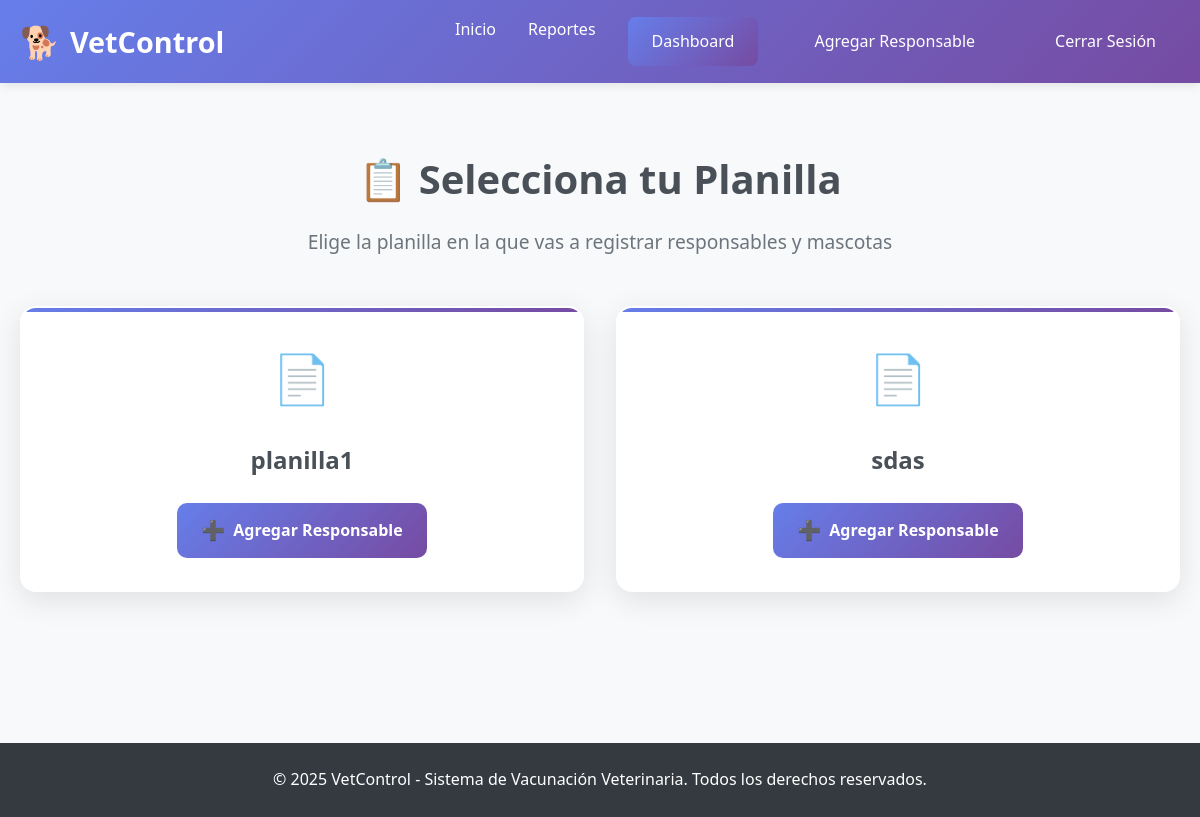
/api/responsables/seleccionar/ (signed in), run on an earlier commit of the app's database.
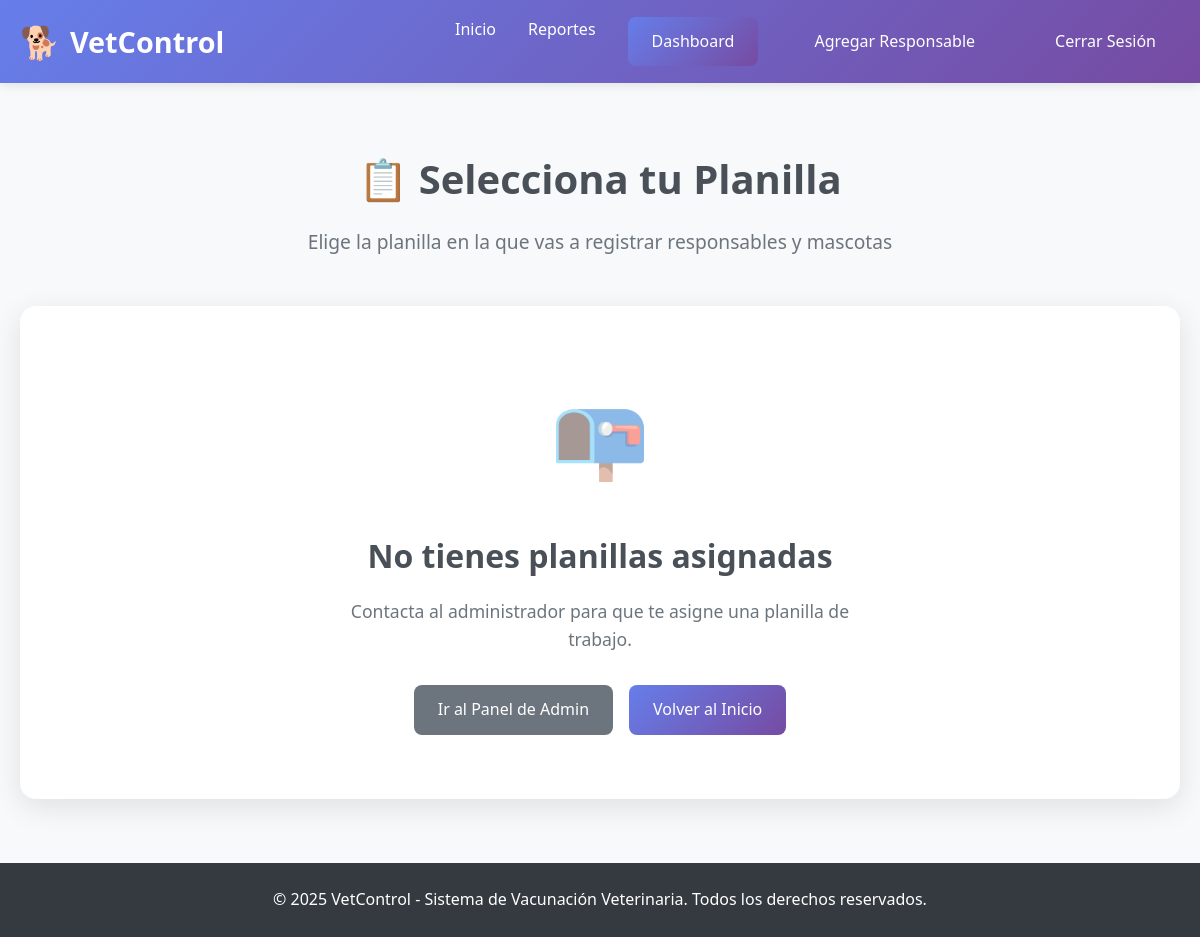
And on a later commit of the database.
### api/models.py (models this page shows, shortened)
class Planilla(models.Model):
    TIPO_ZONA_CHOICES = [
        ('urbano', 'Urbano'),
        ('rural', 'Rural'),
    ]
    nombre = models.CharField(max_length=100)
    assigned_to = models.ForeignKey(
        settings.AUTH_USER_MODEL,
        on_delete=models.CASCADE,
        related_name='planillas',
        help_text='Vacunador que creó la planilla'
    )
    tecnico_asignado = models.ForeignKey(
        settings.AUTH_USER_MODEL,
        on_delete=models.SET_NULL,
        related_name='planillas_asignadas',
        null=True,
        blank=True,
        help_text='Técnico asignado para revisar la planilla'
    )
    vacunadores_adicionales = models.ManyToManyField(
        settings.AUTH_USER_MODEL,
        related_name='planillas_como_vacunador_adicional',
        blank=True,
        limit_choices_to={'tipo_usuario': 'vacunador'},
        help_text='Vacunadores adicionales asignados a esta planilla'
    )
    tecnicos_adicionales = models.ManyToManyField(
        settings.AUTH_USER_MODEL,
        related_name='planillas_como_tecnico_adicional',
        blank=True,
        limit_choices_to={'tipo_usuario': 'tecnico'},
        help_text='Técnicos adicionales asignados para revisar esta planilla'
    )
    municipio = models.CharField(max_length=100, default="Sin especificar", help_text="Nombre del municipio")
    urbano_rural = models.CharField(max_length=10, choices=TIPO_ZONA_CHOICES, default="urbano", help_text="Tipo de zona: urbano o rural")
    centro_poblado_vereda_barrio = models.CharField(max_length=100, default="Sin especificar", help_text="Centro poblado, vereda o barrio")
    zona = models.CharField(max_length=100, default="Sin especificar", help_text="Zona específica")
    creada = models.DateTimeField(auto_now_add=True)
    class Meta:
        verbose_name = "Municipio"
        verbose_name_plural = "Municipios"

### api/views.py (the view)
# urls.py: path('responsables/seleccionar/', views.elegir_planilla, name='elegir_planilla'),
@login_required
def elegir_planilla(request):
    planillas = Planilla.objects.filter(assigned_to=request.user)
    return render(request, 'api/elegir_planilla.html', {
        'planillas': planillas
    })

### api/templates/api/elegir_planilla.html (shortened to what this page needs)
{% extends 'api/base.html' %}
{% block content %}
<div class="planilla-selection">
  <div class="selection-header">
    <h1>📋 Selecciona tu Planilla</h1>
    <p>Elige la planilla en la que vas a registrar responsables y mascotas</p>
  </div>
  {% if planillas %}
  <div class="planillas-grid">
    {% for planilla in planillas %}
    <div class="planilla-card">
      <div class="planilla-icon">
        📄
      </div>
      <div class="planilla-info">
        <h3>{{ planilla.nombre }}</h3>
      </div>
      <div class="planilla-actions">
        <a href="{% url 'crear_responsable' planilla_id=planilla.id %}" class="btn-select-planilla">
          <span class="btn-icon">➕</span>
          Agregar Responsable
        </a>
      </div>
    </div>
    {% endfor %}
  </div>
  {% else %}
  <div class="no-planillas">
    <div class="no-planillas-icon">📭</div>
    <h2>No tienes planillas asignadas</h2>
    <p>Contacta al administrador para que te asigne una planilla de trabajo.</p>
    <div class="no-planillas-actions">
      <a href="/admin/" class="btn btn-secondary">Ir al Panel de Admin</a>
      <a href="{% url 'landing' %}" class="btn btn-primary">Volver al Inicio</a>
    </div>
  </div>
  {% endif %}
</div>
{% endblock %}

What changed in the data, as far as the page shows it:
no longer on this page (row edited): Planilla: nombre "planilla1"
no longer on this page (row edited): Planilla: nombre "sdas"
Also different on the page:
text now shown: "📭 No tienes planillas asignadas Contacta al administrador para que te asigne una planilla de trabajo. Ir al Panel de Admin Volver al Inicio"
